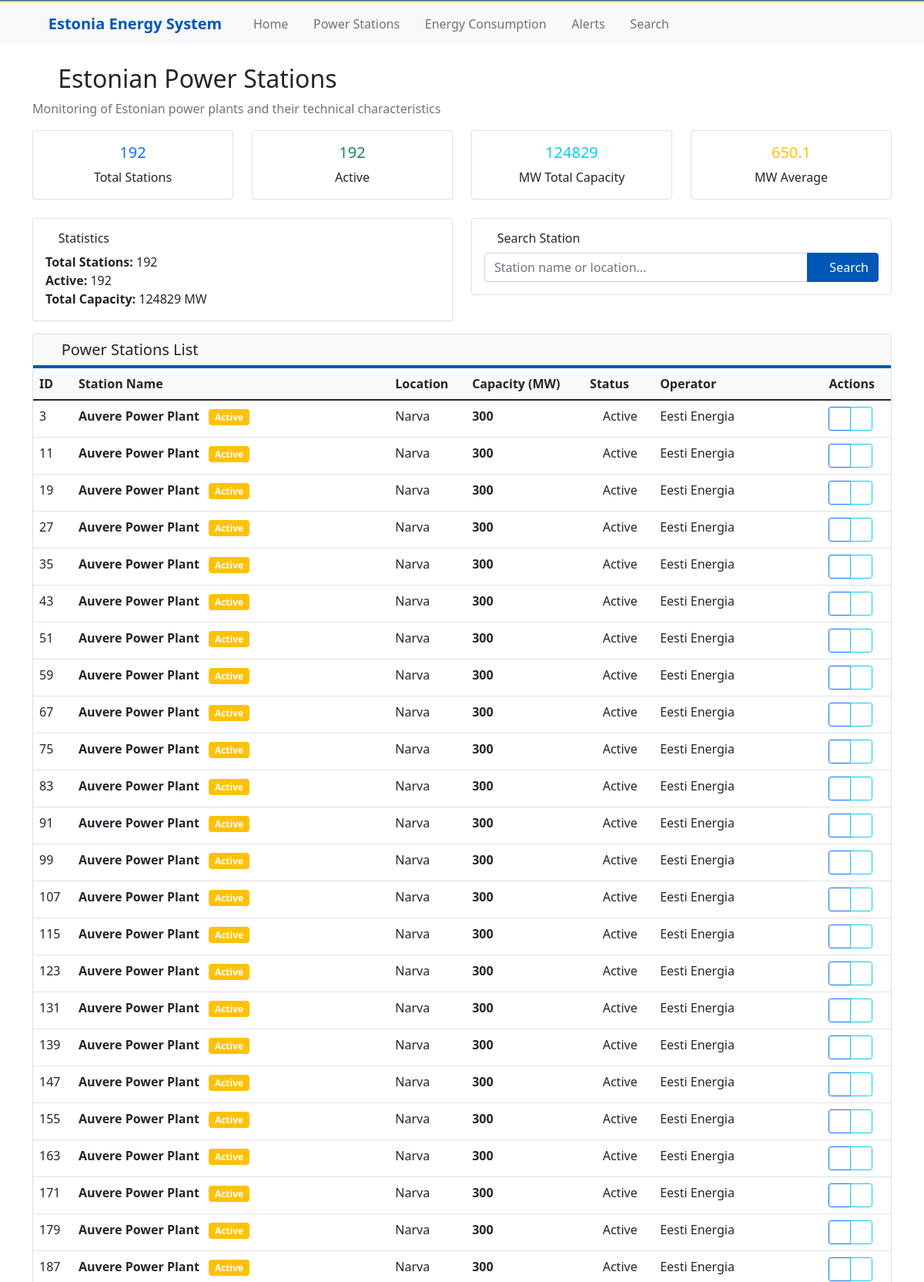
The app's page /stations (upper part) with its own data.
### tables this page shows
CREATE TABLE power_stations (
                id INTEGER PRIMARY KEY AUTOINCREMENT,
                name TEXT NOT NULL,
                location TEXT NOT NULL,
                capacity_mw REAL NOT NULL,
                status TEXT NOT NULL,
                operator TEXT NOT NULL,
                created_at TIMESTAMP DEFAULT CURRENT_TIMESTAMP
            );

### app/routes/main_routes.py (the view)
@router.get("/stations", response_class=HTMLResponse)
async def stations_page(request: Request):
    stations = db.get_all_stations()
    stats = db.get_system_statistics()
    return templates.TemplateResponse("stations.html", {
        "request": request,
        "stations": stations,
        "stats": stats
    })

### templates/stations.html (shortened to what this page needs)
{% extends "base.html" %}
{% block content %}
<div class="row">
    <div class="col-12">
        <h2><i class="fas fa-industry"></i> Estonian Power Stations</h2>
        <p class="text-muted">Monitoring of Estonian power plants and their technical characteristics</p>
    </div>
</div>
{% if stats %}
<div class="row mb-4">
    <div class="col-md-3">
        <div class="card text-center">
            <div class="card-body">
                <h5 class="card-title text-primary">{{ stats.total_stations }}</h5>
                <p class="card-text">Total Stations</p>
            </div>
        </div>
    </div>
    <div class="col-md-3">
        <div class="card text-center">
            <div class="card-body">
                <h5 class="card-title text-success">{{ stats.active_stations }}</h5>
                <p class="card-text">Active</p>
            </div>
        </div>
    </div>
    <div class="col-md-3">
        <div class="card text-center">
            <div class="card-body">
                <h5 class="card-title text-info">{{ "%.0f"|format(stats.total_capacity) }}</h5>
                <p class="card-text">MW Total Capacity</p>
            </div>
        </div>
    </div>
    <div class="col-md-3">
        <div class="card text-center">
            <div class="card-body">
                <h5 class="card-title text-warning">{{ "%.1f"|format(stats.total_capacity / stats.total_stations) }}</h5>
                <p class="card-text">MW Average</p>
            </div>
        </div>
    </div>
</div>
{% endif %}
<div class="row mb-3">
    <div class="col-md-6">
        <div class="card">
            <div class="card-body">
                <h6 class="card-title">
                    <i class="fas fa-chart-pie"></i> Statistics
                </h6>
                <p class="card-text">
                    <strong>Total Stations:</strong> {{ stations|length }}<br>
                    <strong>Active:</strong> {{ stations|selectattr('4', 'equalto', 'Active')|list|length }}<br>
                    <strong>Total Capacity:</strong> {{ "%.0f"|format(stats.total_capacity) }} MW
                </p>
            </div>
        </div>
    </div>
    <div class="col-md-6">
        <div class="card">
            <div class="card-body">
                <h6 class="card-title">
                    <i class="fas fa-search"></i> Search Station
                </h6>
                <form action="/search" method="post">
                    <div class="input-group">
                        <input type="text" class="form-control" name="query" placeholder="Station name or location...">
                        <button class="btn btn-primary" type="submit">
                            <i class="fas fa-search"></i> Search
                        </button>
                    </div>
                </form>
            </div>
        </div>
    </div>
</div>
<div class="row">
    <div class="col-12">
        <div class="card">
            <div class="card-header">
                <h5 class="mb-0">
                    <i class="fas fa-list"></i> Power Stations List
                </h5>
            </div>
            <div class="card-body p-0">
                <div class="table-responsive">
                    <table class="table table-hover mb-0">
                        <thead>
                            <tr>
                                <th>ID</th>
                                <th>Station Name</th>
                                <th>Location</th>
                                <th>Capacity (MW)</th>
                                <th>Status</th>
                                <th>Operator</th>
                                <th>Actions</th>
                            </tr>
                        </thead>
                        <tbody>
                            {% for station in stations %}
                            <tr>
                                <td>{{ station[0] }}</td>
                                <td>
                                    <strong>{{ station[1] }}</strong>
                                    {% if station[4] == 'Активна' %}
                                        <span class="badge bg-success ms-2">Active</span>
                                    {% else %}
                                        <span class="badge bg-warning ms-2">{{ station[4] }}</span>
                                    {% endif %}
                                </td>
                                <td>{{ station[2] }}</td>
                                <td>
                                    <span class="fw-bold">{{ "%.0f"|format(station[3]) }}</span>
                                </td>
                                <td>
                                    {% if station[4] == 'Активна' %}
                                        <i class="fas fa-check-circle text-success"></i> Active
                                    {% else %}
                                        <i class="fas fa-exclamation-triangle text-warning"></i> {{ station[4] }}
                                    {% endif %}
                                </td>
                                <td>{{ station[5] }}</td>
                                <td>
                                    <div class="btn-group btn-group-sm">
                                        <button class="btn btn-outline-primary" onclick="viewStation({{ station[0] }})">
                                            <i class="fas fa-eye"></i>
                                        </button>
                                        <button class="btn btn-outline-info" onclick="editStation({{ station[0] }})">
                                            <i class="fas fa-edit"></i>
                                        </button>
                                    </div>
                                </td>
                            </tr>
                            {% endfor %}
                        </tbody>
                    </table>
                </div>
            </div>
        </div>
    </div>
</div>
{% endblock %}

### templates/base.html (shortened to what this page needs)
<!DOCTYPE html>
<html lang="en">
<head>
    <link href="/static/css/bootstrap.min.css" rel="stylesheet">
    <link href="/static/css/font-awesome.min.css" rel="stylesheet">
</head>
<body>
    <nav class="navbar navbar-expand-lg navbar-light bg-light">
        <div class="container">
            <a class="navbar-brand" href="/">
                <i class="fas fa-bolt"></i> Estonia Energy System
            </a>
            <div class="collapse navbar-collapse" id="navbarNav">
                <ul class="navbar-nav me-auto">
                    <li class="nav-item">
                        <a class="nav-link" href="/">
                            <i class="fas fa-home"></i> Home
                        </a>
                    </li>
                    <li class="nav-item">
                        <a class="nav-link" href="/stations">
                            <i class="fas fa-industry"></i> Power Stations
                        </a>
                    </li>
                    <li class="nav-item">
                        <a class="nav-link" href="/consumption">
                            <i class="fas fa-chart-line"></i> Energy Consumption
                        </a>
                    </li>
                    <li class="nav-item">
                        <a class="nav-link" href="/alerts">
                            <i class="fas fa-exclamation-triangle"></i> Alerts
                        </a>
                    </li>
                    <li class="nav-item">
                        <a class="nav-link" href="/search">
                            <i class="fas fa-search"></i> Search
                        </a>
                    </li>
                </ul>
            </div>
        </div>
    </nav>
    <main class="container mt-4">
        {% block content %}{% endblock %}
    </main>
</body>
</html>

### templates/base.html (style rules this page uses)
.navbar-brand { font-weight: bold; color: #0057b7 !important; }
.card-header { background-color: #f8f9fa; border-bottom: 2px solid #0057b7; }
.btn-primary { background-color: #0057b7; border-color: #0057b7; }
.table th { background-color: #f8f9fa; border-top: 2px solid #0057b7; }

### records on screen
power_stations: id "3", name "Auvere Power Plant", status "Active", location "Narva", capacity_mw "300", operator "Eesti Energia"
power_stations: id "11", name "Auvere Power Plant", status "Active", location "Narva", capacity_mw "300", operator "Eesti Energia"
power_stations: id "19", name "Auvere Power Plant", status "Active", location "Narva", capacity_mw "300", operator "Eesti Energia"
power_stations: id "27", name "Auvere Power Plant", status "Active", location "Narva", capacity_mw "300", operator "Eesti Energia"
power_stations: id "35", name "Auvere Power Plant", status "Active", location "Narva", capacity_mw "300", operator "Eesti Energia"
power_stations: id "43", name "Auvere Power Plant", status "Active", location "Narva", capacity_mw "300", operator "Eesti Energia"
power_stations: id "51", name "Auvere Power Plant", status "Active", location "Narva", capacity_mw "300", operator "Eesti Energia"
power_stations: id "59", name "Auvere Power Plant", status "Active", location "Narva", capacity_mw "300", operator "Eesti Energia"
power_stations: id "67", name "Auvere Power Plant", status "Active", location "Narva", capacity_mw "300", operator "Eesti Energia"
power_stations: id "75", name "Auvere Power Plant", status "Active", location "Narva", capacity_mw "300", operator "Eesti Energia"
power_stations: id "83", name "Auvere Power Plant", status "Active", location "Narva", capacity_mw "300", operator "Eesti Energia"
power_stations: id "91", name "Auvere Power Plant", status "Active", location "Narva", capacity_mw "300", operator "Eesti Energia"
power_stations: id "99", name "Auvere Power Plant", status "Active", location "Narva", capacity_mw "300", operator "Eesti Energia"
power_stations: id "107", name "Auvere Power Plant", status "Active", location "Narva", capacity_mw "300", operator "Eesti Energia"
power_stations: id "115", name "Auvere Power Plant", status "Active", location "Narva", capacity_mw "300", operator "Eesti Energia"
power_stations: id "123", name "Auvere Power Plant", status "Active", location "Narva", capacity_mw "300", operator "Eesti Energia"
power_stations: id "131", name "Auvere Power Plant", status "Active", location "Narva", capacity_mw "300", operator "Eesti Energia"
power_stations: id "139", name "Auvere Power Plant", status "Active", location "Narva", capacity_mw "300", operator "Eesti Energia"
power_stations: id "147", name "Auvere Power Plant", status "Active", location "Narva", capacity_mw "300", operator "Eesti Energia"
power_stations: id "155", name "Auvere Power Plant", status "Active", location "Narva", capacity_mw "300", operator "Eesti Energia"
power_stations: id "163", name "Auvere Power Plant", status "Active", location "Narva", capacity_mw "300", operator "Eesti Energia"
power_stations: id "171", name "Auvere Power Plant", status "Active", location "Narva", capacity_mw "300", operator "Eesti Energia"
power_stations: id "179", name "Auvere Power Plant", status "Active", location "Narva", capacity_mw "300", operator "Eesti Energia"
power_stations: id "187", name "Auvere Power Plant", status "Active", location "Narva", capacity_mw "300", operator "Eesti Energia"

### other values on screen
{{ stats.total_stations }} "192"
{{ stats.active_stations }} "192"
{{ "%.0f"|format(stats.total_capacity) }} "124829"
{{ "%.1f"|format(stats.total_capacity / stats.total_stations) }} "650.1"
{{ stations|length }} "192"
{{ stations|selectattr('4', 'equalto', 'Active')|list|length }} "192"
